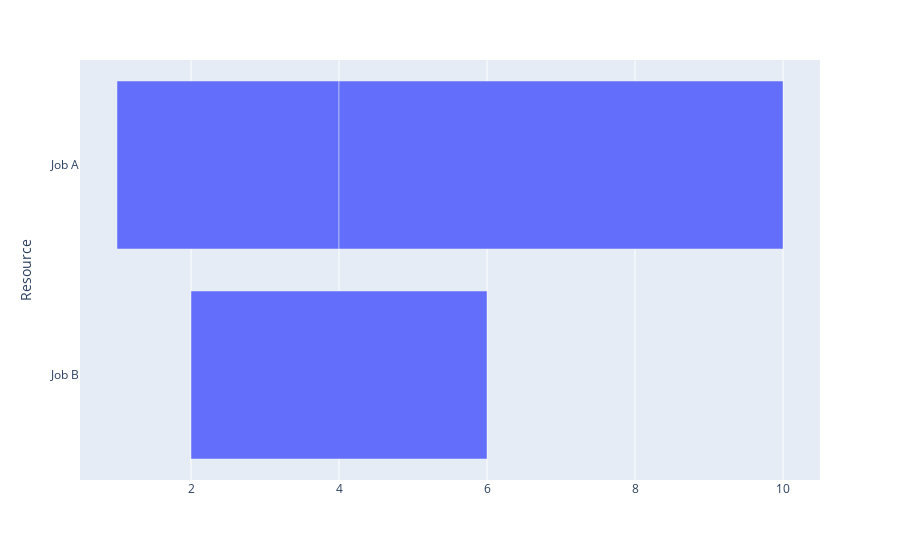

The cell this chart's notebook holds for it:
### Code cell
import plotly.express as px
import pandas as pd

df = pd.DataFrame([
    dict(Resource="Job A", Start=1, Finish=4),
    dict(Resource="Job B", Start=2, Finish=6),
    dict(Resource="Job A", Start=4, Finish=10)
])
df['delta'] = df['Finish'] - df['Start']

fig = px.timeline(df, x_start="Start", x_end="Finish", y="Resource")
fig.update_yaxes(autorange="reversed") 

fig.layout.xaxis.type = 'linear'
fig.data[0].x = df.delta.tolist()
#f = fig.full_figure_for_development(warn=False)
fig.show()

### Figure 1 — Plotly figure (JSON) as saved in the notebook; plotly's stock layout.template omitted (floating-point values rounded to 4 significant figures)
{"data": [{"alignmentgroup": "True", "base": [1, 2, 4], "hovertemplate": "Start=%{base}<br>Finish=%{x}<br>Resource=%{y}<extra></extra>", "legendgroup": "", "marker": {"color": "#636efa", "pattern": {"shape": ""}}, "name": "", "offsetgroup": "", "orientation": "h", "showlegend": false, "textposition": "auto", "type": "bar", "x": [3, 4, 6], "xaxis": "x", "y": ["Job A", "Job B", "Job A"], "yaxis": "y"}], "layout": {"barmode": "overlay", "legend": {"tracegroupgap": 0}, "margin": {"t": 60}, "xaxis": {"anchor": "y", "domain": [0, 1], "type": "linear"}, "yaxis": {"anchor": "x", "autorange": "reversed", "domain": [0, 1], "title": {"text": "Resource"}}}}
